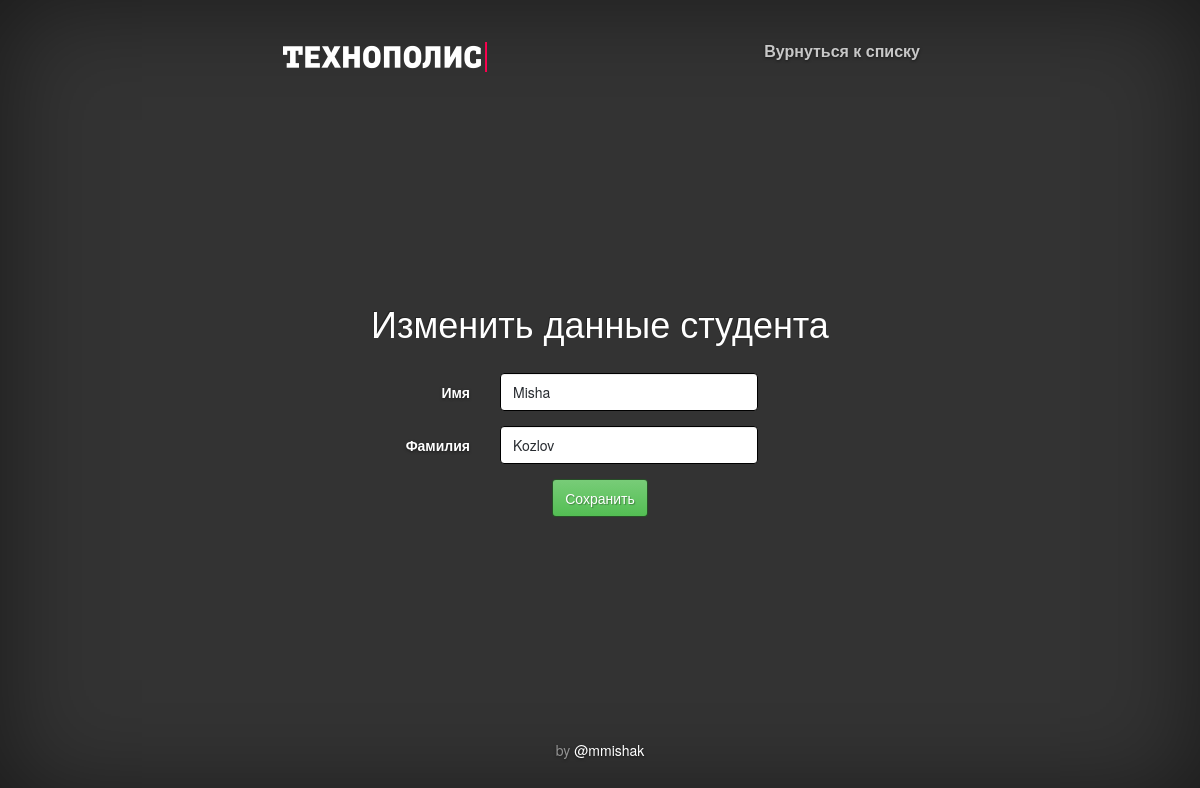
The page /practice/1/update/ on the database as committed earlier.
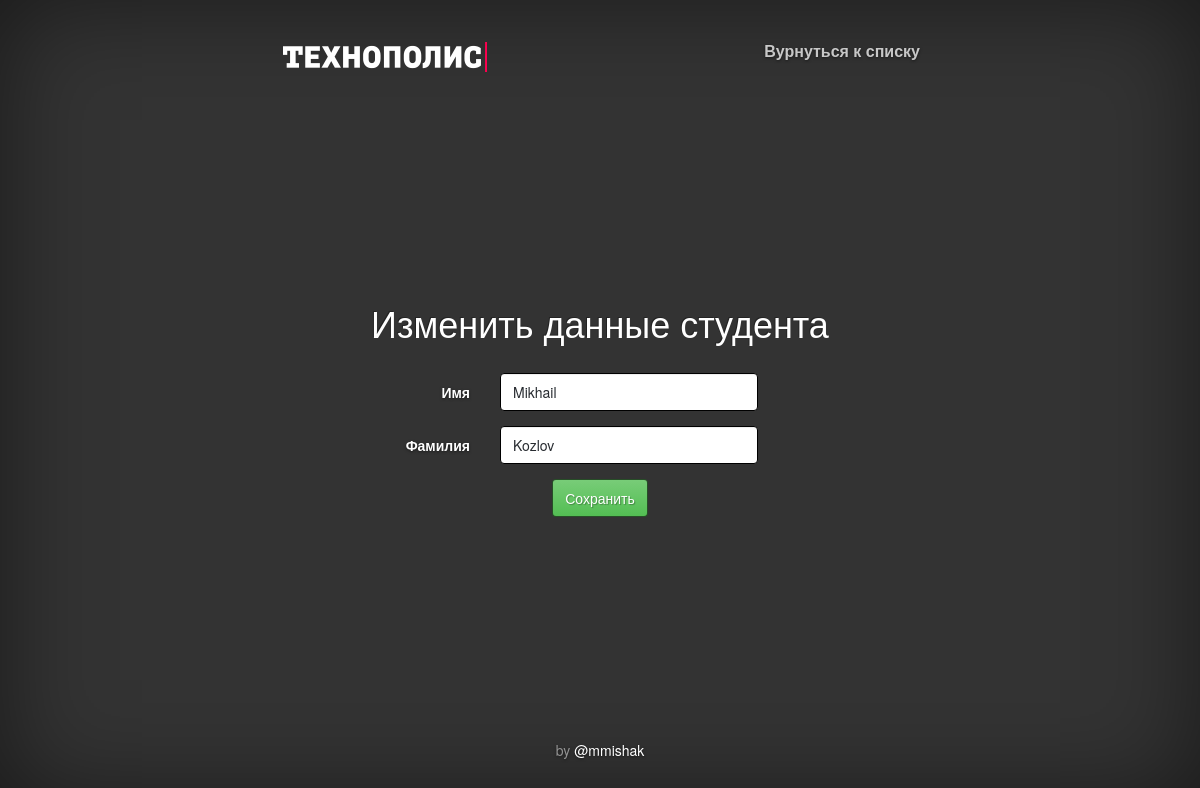
The same page on the database as committed later.
### practice/models.py (models this page shows, shortened)
class Student(models.Model):
    name = models.CharField(max_length=200)
    family = models.CharField(max_length=200)

### practice/views.py (the view)
# urls.py: url(r'^(?P<pk>[0-9]+)/update/$', views.StudentUpdate.as_view(), name='update'),
class StudentUpdate(generic.UpdateView):
    template_name_suffix = '_update'
    model = Student
    fields = ['name', 'family']
    success_url = reverse_lazy('practice:index')

### practice/templates/practice/student_update.html (shortened to what this page needs)
<!DOCTYPE html>
<html lang="en">
<head>
    {% load staticfiles %}
    <link href="{% static "bootstrap/css/bootstrap.min.css" %}" rel="stylesheet">
    <link href="{% static "bootstrap/css/cover.css" %}" rel="stylesheet">
</head>
<body>
<div class="site-wrapper">
    <div class="site-wrapper-inner">
        <div class="cover-container">
            <div class="masthead clearfix">
                <div class="inner">
                    <h3 class="masthead-brand"><a href="{% url "practice:index" %}"><img src="{% static "assets/polis_logo.png" %}"></a></h3>
                    <nav>
                        <ul class="nav masthead-nav">
                            <li><a href="{% url "practice:index" %}">Вурнуться к списку</a></li>
                        </ul>
                    </nav>
                </div>
            </div>
            <div class="inner cover">
                <h1 class="cover-heading">Изменить данные студента</h1>
                <br>
                <form class="form-horizontal" action="" method="post">
                    <div class="form-group">
                        <label for="id_name" class="col-sm-4 control-label">Имя</label>
                        <div class="col-sm-5">
                            <input type="text" class="form-control" id="id_name" name="name" placeholder="имя" value="{{ student.name }}">
                        </div>
                    </div>
                    <div class="form-group">
                        <label for="id_family" class="col-sm-4 control-label">Фамилия</label>
                        <div class="col-sm-5">
                            <input type="text" class="form-control" id="id_family" name="family" placeholder="фамилия" value="{{ student.family }}">
                        </div>
                    </div>
                    <input type="submit" class="btn btn-success" value="Сохранить">
                </form>
            </div>
            <div class="mastfoot">
                <div class="inner">
                    <p>by <a href="https://twitter.com/mmishak" target="_blank">@mmishak</a></p>
                </div>
            </div>
        </div>
    </div>
</div>
</body>
</html>

Rows that differ between the two databases and show on the page:
changed Student "Kozlov": name "Misha" → "Mikhail"
